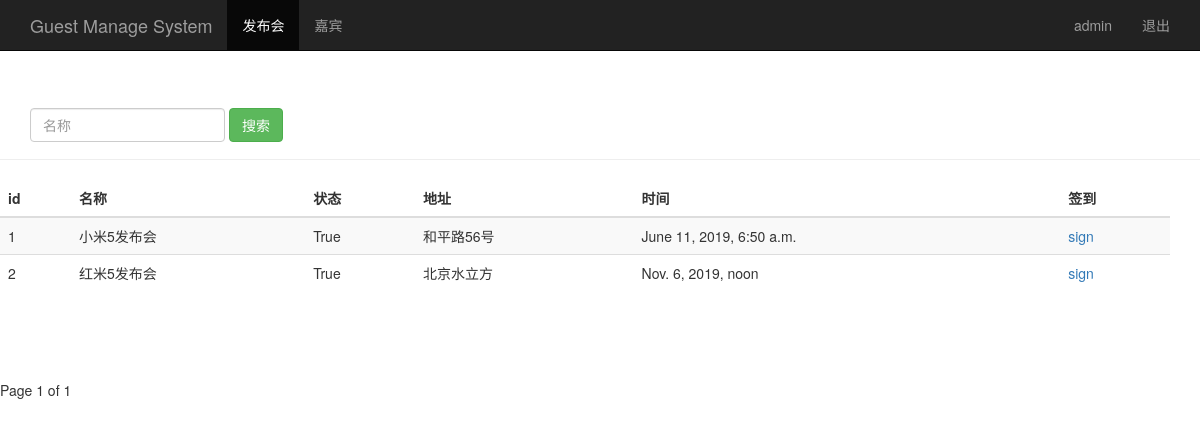
The page /event_manage/ (signed in) on the database its author committed.
### sign/models.py (models this page shows, shortened)
class Event(models.Model):
    name = models.CharField(max_length=100)
    limit =models.IntegerField()
    status = models.BooleanField()
    address = models.CharField(max_length=200)
    start_time= models.DateTimeField('event time')
    create_time = models.DateTimeField(auto_now=True)

### sign/views.py (the view)
# urls.py: url(r'^event_manage/',views.event_manage),
@login_required
def event_manage(request):
    event_list = Event.objects.all()
    username = request.session.get('user','')
    paginator = Paginator(event_list,2)
    page = request.GET.get('page')
    try:
        contacts = paginator.page(page)
    except PageNotAnInteger:
        contacts = paginator.page(1)
    except EmptyPage:
        contacts = paginator.page(paginator.num_pages)
    return  render(request,"event_manage.html",{"user":username,"events":contacts})

### sign/templates/event_manage.html (shortened to what this page needs)
<!DOCTYPE html>
<html lang="zh_CN">
<head>
    {% load bootstrap3 %}
    {% bootstrap_css %}
</head>
<body role="document">
    <nav class="navbar navbar-inverse navbar-fixed-top">
        <div class="container">
            <div class="navbar-header">
                <a class="navbar-brand"href="/event_manage/">Guest Manage System
                </a>
            </div>
            <div id="navbar" class="collaspe navbar-collapse">
                <ul class="nav navbar-nav">
                    <li class="active"><a href="#">发布会</a></li>
                    <li><a href="/guest_manage/">嘉宾</a></li>
                </ul>
                <ul class="nav navbar-nav navbar-right">
                    <li><a href="#">{{user}}</a></li>
                    <li><a href="/logout/">退出</a></li>
                </ul>
            </div>
        </div>
    </nav>
    <div class="page-header" style="padding-top:60px;">
        <div id="navbar" class="navbar-collapse collapse">
            <form class="navbar-form" method="get" action="/search_name/">
                <div class="form-group">
                    <input name="name" type="text" placeholder="名称" class="form-control">
                </div>
                <button type="submit" class="btn btn-success">搜索</button>
            </form>
        </div>
    </div>
    <div class="row" style="padding-top:0;">
        <div class="col-md-6"style="width:100%;position:absolute;">
            <table class="table table-striped">
                <thead>
                <tr>
                    <th>id</th><th>名称</th><th>状态</th><th>地址</th><th>时间</th><th>签到</th>
                </tr>
                </thead>
                <tbody>
                {% for event in events %}
                <tr>
                    <td>{{ event.id }}</td>
                    <td>{{ event.name }}</td>
                    <td>{{ event.status }}</td>
                    <td>{{ event.address }}</td>
                    <td>{{ event.start_time }}</td>
                    <td>
                        <a href="/sign_index/{{ event.id }}/" target="{{ event.id }}_blank">sign</a>
                    </td>
                </tr>
                {% endfor %}
                </tbody>
            </table>
        </div>
    </div>
    <div class="pagonation"style="padding-top:200px">
        <span class="step-links">
            <span class="current">
                Page {{ events.number }} of {{ events.paginator.num_pages }}
            </span>
        </span>
    </div>
</body>
</html>

### rows shown on the page
Event: id "1", name "小米5发布会", status "True", address "和平路56号", start_time "June 11, 2019, 6:50 a.m."
Event: id "2", name "红米5发布会", status "True", address "北京水立方", start_time "Nov. 6, 2019, noon"

### other values the page prints
{{ user }} "admin"
{{ events.number }} "1"
{{ events.paginator.num_pages }} "1"
